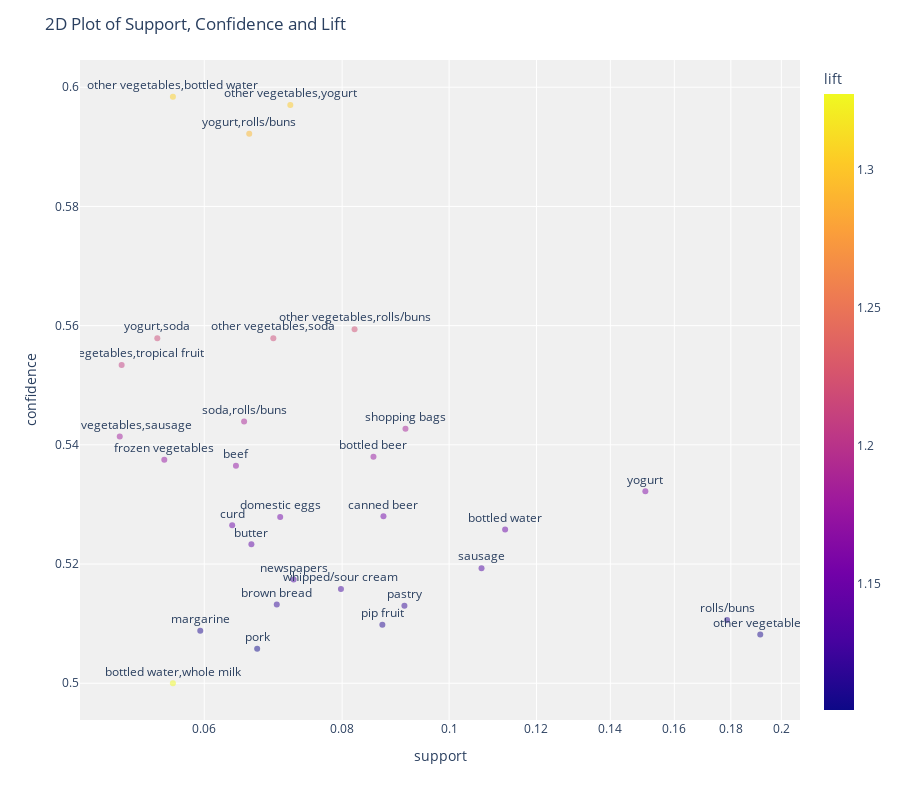

Notebook code for this chart:
### Markdown cell above
# Analyze Model

The plot_model function allows you to visualize the performance of a trained model on the test data.

### Code cell
plot_model(rule)

### Figure 1 — Plotly figure (JSON) as saved in the notebook; plotly's stock layout.template omitted (floating-point values rounded to 4 significant figures)
{"data": [{"customdata": [[["other vegetables", "bottled water"], ["whole milk"]], [["other vegetables", "yogurt"], ["whole milk"]], [["yogurt", "rolls/buns"], ["whole milk"]], [["other vegetables", "rolls/buns"], ["whole milk"]], [["yogurt", "soda"], ["whole milk"]], [["other vegetables", "soda"], ["whole milk"]], [["other vegetables", "tropical fruit"], ["whole milk"]], [["soda", "rolls/buns"], ["whole milk"]], [["shopping bags"], ["whole milk"]], [["other vegetables", "sausage"], ["whole milk"]], [["bottled beer"], ["whole milk"]], [["frozen vegetables"], ["whole milk"]], [["beef"], ["whole milk"]], [["yogurt"], ["whole milk"]], [["canned beer"], ["whole milk"]], [["domestic eggs"], ["whole milk"]], [["curd"], ["whole milk"]], [["bottled water"], ["whole milk"]], [["butter"], ["whole milk"]], [["sausage"], ["whole milk"]], [["newspapers"], ["whole milk"]], [["whipped/sour cream"], ["whole milk"]], [["brown bread"], ["whole milk"]], [["pastry"], ["whole milk"]], [["rolls/buns"], ["whole milk"]], [["pip fruit"], ["whole milk"]], [["margarine"], ["whole milk"]], [["other vegetables"], ["whole milk"]], [["pork"], ["whole milk"]], [["bottled water", "whole milk"], ["other vegetables"]]], "hovertemplate": "support=%{x}<br>confidence=%{y}<br>antecedents_short=%{text}<br>antecedents=%{customdata[0]}<br>consequents=%{customdata[1]}<br>lift=%{marker.color}<extra></extra>", "legendgroup": "", "marker": {"color": [1.306, 1.303, 1.292, 1.221, 1.218, 1.218, 1.208, 1.187, 1.184, 1.182, 1.174, 1.173, 1.171, 1.161, 1.152, 1.152, 1.149, 1.148, 1.142, 1.133, 1.129, 1.126, 1.12, 1.12, 1.115, 1.113, 1.11, 1.109, 1.104, 1.328], "coloraxis": "coloraxis", "opacity": 0.5, "symbol": "circle"}, "mode": "markers+text", "name": "", "orientation": "v", "showlegend": false, "text": [["other vegetables", "bottled water"], ["other vegetables", "yogurt"], ["yogurt", "rolls/buns"], ["other vegetables", "rolls/buns"], ["yogurt", "soda"], ["other vegetables", "soda"], ["other vegetables", "tropical fruit"], ["soda", "rolls/buns"], ["shopping bags"], ["other vegetables", "sausage"], ["bottled beer"], ["frozen vegetables"], ["beef"], ["yogurt"], ["canned beer"], ["domestic eggs"], ["curd"], ["bottled water"], ["butter"], ["sausage"], ["newspapers"], ["whipped/sour cream"], ["brown bread"], ["pastry"], ["rolls/buns"], ["pip fruit"], ["margarine"], ["other vegetables"], ["pork"], ["bottled water", "whole milk"]], "x": [0.0562, 0.0718, 0.0659, 0.0821, 0.0544, 0.0693, 0.0505, 0.0652, 0.0913, 0.0503, 0.0854, 0.0552, 0.0641, 0.1506, 0.0872, 0.0703, 0.0636, 0.1124, 0.0662, 0.107, 0.0723, 0.0798, 0.0698, 0.0911, 0.1786, 0.087, 0.0595, 0.1914, 0.067, 0.0562], "xaxis": "x", "y": [0.5984, 0.597, 0.5922, 0.5594, 0.5579, 0.5579, 0.5534, 0.5439, 0.5427, 0.5414, 0.538, 0.5375, 0.5365, 0.5322, 0.528, 0.5279, 0.5265, 0.5258, 0.5233, 0.5193, 0.5174, 0.5158, 0.5132, 0.513, 0.5106, 0.5098, 0.5088, 0.5082, 0.5058, 0.5], "yaxis": "y", "type": "scatter", "textposition": "top center"}], "layout": {"xaxis": {"anchor": "y", "domain": [0, 1], "title": {"text": "support"}, "type": "log"}, "yaxis": {"anchor": "x", "domain": [0, 1], "title": {"text": "confidence"}}, "coloraxis": {"colorbar": {"title": {"text": "lift"}}, "colorscale": [[0, "#0d0887"], [0.1111, "#46039f"], [0.2222, "#7201a8"], [0.3333, "#9c179e"], [0.4444, "#bd3786"], [0.5556, "#d8576b"], [0.6667, "#ed7953"], [0.7778, "#fb9f3a"], [0.8889, "#fdca26"], [1, "#f0f921"]]}, "legend": {"tracegroupgap": 0}, "margin": {"t": 60}, "plot_bgcolor": "rgb(240,240,240)", "title": {"text": "2D Plot of Support, Confidence and Lift"}, "height": 800}}
